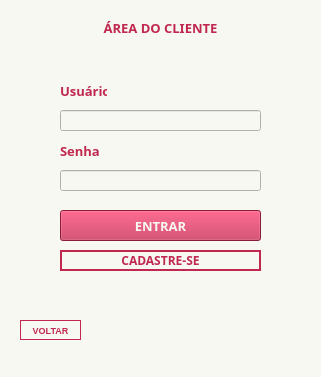
<?xml version="1.0" encoding="UTF-8"?>
<ui version="4.0">
 <class>MainWindow</class>
 <widget class="QMainWindow" name="MainWindow">
  <property name="geometry">
   <rect>
    <x>0</x>
    <y>0</y>
    <width>321</width>
    <height>377</height>
   </rect>
  </property>
  <property name="minimumSize">
   <size>
    <width>321</width>
    <height>377</height>
   </size>
  </property>
  <property name="maximumSize">
   <size>
    <width>321</width>
    <height>377</height>
   </size>
  </property>
  <property name="windowTitle">
   <string>Login</string>
  </property>
  <property name="windowIcon">
   <iconset>
    <normaloff>imagens/login icone.png</normaloff>imagens/login icone.png</iconset>
  </property>
  <property name="styleSheet">
   <string notr="true">background-color : #F7F8F2;;</string>
  </property>
  <widget class="QWidget" name="centralwidget">
   <widget class="QLabel" name="label">
    <property name="geometry">
     <rect>
      <x>90</x>
      <y>20</y>
      <width>141</width>
      <height>16</height>
     </rect>
    </property>
    <property name="font">
     <font>
      <family>Calisto MT</family>
      <pointsize>10</pointsize>
      <weight>75</weight>
      <bold>true</bold>
     </font>
    </property>
    <property name="styleSheet">
     <string notr="true">color : #C0284F;</string>
    </property>
    <property name="text">
     <string notr="true">ÁREA DO CLIENTE</string>
    </property>
    <property name="alignment">
     <set>Qt::AlignCenter</set>
    </property>
   </widget>
   <widget class="QLineEdit" name="edtUsuarioCliente">
    <property name="geometry">
     <rect>
      <x>60</x>
      <y>110</y>
      <width>201</width>
      <height>21</height>
     </rect>
    </property>
   </widget>
   <widget class="QLabel" name="label_2">
    <property name="geometry">
     <rect>
      <x>60</x>
      <y>80</y>
      <width>47</width>
      <height>21</height>
     </rect>
    </property>
    <property name="font">
     <font>
      <family>Calisto MT</family>
      <pointsize>10</pointsize>
      <weight>75</weight>
      <bold>true</bold>
     </font>
    </property>
    <property name="styleSheet">
     <string notr="true">color:#C0284F</string>
    </property>
    <property name="text">
     <string>Usuário</string>
    </property>
   </widget>
   <widget class="QLineEdit" name="edtSenhaCliente">
    <property name="geometry">
     <rect>
      <x>60</x>
      <y>170</y>
      <width>201</width>
      <height>21</height>
     </rect>
    </property>
    <property name="echoMode">
     <enum>QLineEdit::Password</enum>
    </property>
   </widget>
   <widget class="QLabel" name="label_3">
    <property name="geometry">
     <rect>
      <x>60</x>
      <y>140</y>
      <width>47</width>
      <height>21</height>
     </rect>
    </property>
    <property name="font">
     <font>
      <family>Calisto MT</family>
      <pointsize>10</pointsize>
      <weight>75</weight>
      <bold>true</bold>
     </font>
    </property>
    <property name="styleSheet">
     <string notr="true">color:#C0284F</string>
    </property>
    <property name="text">
     <string>Senha</string>
    </property>
   </widget>
   <widget class="QPushButton" name="btnEntrar">
    <property name="geometry">
     <rect>
      <x>60</x>
      <y>210</y>
      <width>201</width>
      <height>31</height>
     </rect>
    </property>
    <property name="font">
     <font>
      <family>Calisto MT</family>
      <pointsize>10</pointsize>
      <weight>75</weight>
      <bold>true</bold>
     </font>
    </property>
    <property name="styleSheet">
     <string notr="true">background-color: #C0284F;
color: rgb(247, 248, 242)</string>
    </property>
    <property name="text">
     <string>ENTRAR</string>
    </property>
   </widget>
   <widget class="QPushButton" name="btnCadastre">
    <property name="geometry">
     <rect>
      <x>60</x>
      <y>250</y>
      <width>201</width>
      <height>21</height>
     </rect>
    </property>
    <property name="font">
     <font>
      <family>Calisto MT</family>
      <pointsize>9</pointsize>
      <weight>75</weight>
      <bold>true</bold>
     </font>
    </property>
    <property name="styleSheet">
     <string notr="true">background-color: #F7F8F2;
border-width: 1.5px;
border-style: solid;
border-color: #C0284F; 
color : #C0284F;</string>
    </property>
    <property name="text">
     <string>CADASTRE-SE</string>
    </property>
   </widget>
   <widget class="QPushButton" name="btnVoltar">
    <property name="geometry">
     <rect>
      <x>20</x>
      <y>320</y>
      <width>61</width>
      <height>20</height>
     </rect>
    </property>
    <property name="font">
     <font>
      <pointsize>7</pointsize>
      <weight>75</weight>
      <bold>true</bold>
     </font>
    </property>
    <property name="styleSheet">
     <string notr="true">background-color: #F7F8F2;
border-width: 1px;
border-style: solid;
border-color: #C0284F; 
color : #C0284F;</string>
    </property>
    <property name="text">
     <string>VOLTAR</string>
    </property>
   </widget>
  </widget>
  <widget class="QStatusBar" name="statusbar"/>
 </widget>
 <resources/>
 <connections/>
</ui>
